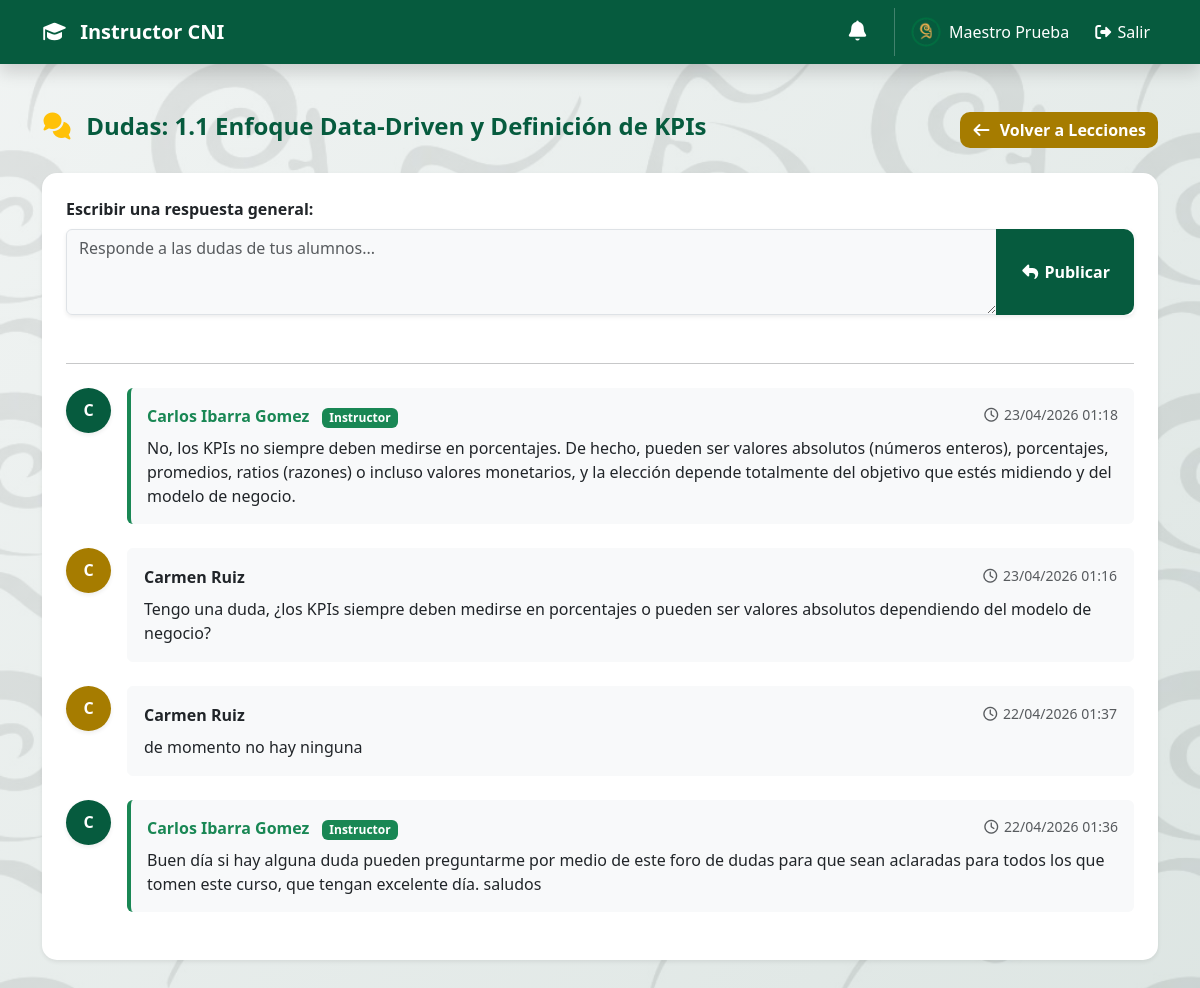
The app's page /Client/Ver_Comentarios.php?leccion_id=1 (signed in) with its own data.
### tables this page shows
CREATE TABLE `lecciones` (
  `id` int(11) NOT NULL,
  `curso_id` int(11) DEFAULT NULL,
  `titulo` varchar(150) NOT NULL,
  `contenido_url` varchar(255) DEFAULT NULL,
  `pdf_ruta` varchar(255) DEFAULT NULL,
  `tiene_tarea` tinyint(1) DEFAULT 0
);

CREATE TABLE `comentarios` (
  `id` int(11) NOT NULL,
  `leccion_id` int(11) NOT NULL,
  `usuario_id` int(11) NOT NULL,
  `comentario` text NOT NULL,
  `fecha` timestamp NOT NULL DEFAULT current_timestamp()
);

CREATE TABLE `usuarios` (
  `id` int(11) NOT NULL,
  `nombre` varchar(100) NOT NULL,
  `email` varchar(100) NOT NULL,
  `password` varchar(255) NOT NULL,
  `rol` enum('estudiante','instructor','admin') NOT NULL,
  `fecha_registro` timestamp NOT NULL DEFAULT current_timestamp()
);

### Client/Includes/Comentario.php (called while the page is built, shortened)
<?php
class Comentario {
    private $db;
    public function __construct($conexion) {
        $this->db = $conexion;
    }
    public function obtenerPorLeccion($leccion_id) {
        $leccion = mysqli_real_escape_string($this->db, $leccion_id);
        $sql = "SELECT c.*, u.nombre, u.rol
                FROM comentarios c
                INNER JOIN usuarios u ON c.usuario_id = u.id
                WHERE c.leccion_id = '$leccion'
                ORDER BY c.fecha DESC";
        return mysqli_query($this->db, $sql);
    }
}
?>

### Client/Ver_Comentarios.php (the view, shortened to what this page needs)
<?php
include 'Includes/header.php';
require_once __DIR__ . '/Includes/Comentario.php';
$conexion = ConexionDB::obtenerConexion();
$comentarioObj = new Comentario($conexion);
$leccion_id = mysqli_real_escape_string($conexion, $_GET['leccion_id']);
$curso_id = mysqli_real_escape_string($conexion, $_GET['curso_id']);
$res_lec = mysqli_query($conexion, "SELECT titulo FROM lecciones WHERE id = '$leccion_id'");
$leccion = mysqli_fetch_assoc($res_lec);
$comentarios = $comentarioObj->obtenerPorLeccion($leccion_id);
?>
<div class="container mt-5">
    <div class="d-flex justify-content-between align-items-center mb-4">
        <h4 class="fw-bold" style="color: #065b3e;">
            <i class="fa-solid fa-comments text-warning me-2"></i> Dudas: <?php echo $leccion['titulo']; ?>
        </h4>
        <a href="Nueva_Leccion.php?curso_id=<?php echo $curso_id; ?>" class="btn btn-uabc-gold">
            <i class="fa-solid fa-arrow-left me-1"></i> Volver a Lecciones
        </a>
    </div>
    <div class="card shadow-sm border-0" style="border-radius: 15px;">
        <div class="card-body p-4">
            <form action="Includes/Comentario.php" method="POST" class="mb-5">
                <label class="fw-bold mb-2">Escribir una respuesta general:</label>
                <div class="input-group shadow-sm rounded">
                    <textarea name="comentario" class="form-control bg-light" rows="3" placeholder="Responde a las dudas de tus alumnos..." required></textarea>
                    <button class="btn btn-uabc-green fw-bold px-4" type="submit"><i class="fa-solid fa-reply"></i> Publicar</button>
                </div>
            </form>
            <hr>
            <div class="mt-4">
                <?php if(mysqli_num_rows($comentarios) > 0): ?>
                    <?php while($com = mysqli_fetch_assoc($comentarios)):
                        $es_maestro = ($com['rol'] == 'instructor');
                    ?>
                        <div class="d-flex mb-4">
                            <div class="me-3">
                                <div class="rounded-circle d-flex align-items-center justify-content-center text-white fw-bold shadow-sm"
                                     style="width: 45px; height: 45px; background-color: <?php echo $es_maestro ? '#065b3e' : '#a67c00'; ?>;">
                                    <?php echo substr($com['nombre'], 0, 1); ?>
                                </div>
                            </div>
                            <div class="w-100 p-3 rounded bg-light <?php echo $es_maestro ? 'border-start border-success border-4' : 'border border-light'; ?>">
                                <div class="d-flex justify-content-between mb-2">
                                    <strong class="<?php echo $es_maestro ? 'text-success' : 'text-dark'; ?>">
                                        <?php echo $com['nombre']; ?>
                                        <?php if($es_maestro) echo '<span class="badge bg-success ms-2">Instructor</span>'; ?>
                                    </strong>
                                    <small class="text-muted"><i class="fa-regular fa-clock me-1"></i><?php echo date('d/m/Y H:i', strtotime($com['fecha'])); ?></small>
                                </div>
                                <p class="mb-0"><?php echo nl2br($com['comentario']); ?></p>
                            </div>
                        </div>
                    <?php endwhile; ?>
                <?php endif; ?>
            </div>
        </div>
    </div>
</div>
<?php include 'Includes/Footer.php'; ?>

### Client/Includes/Header.php (style rules this page uses)
body { background: linear-gradient(135deg, rgba(240, 244, 243, 0.8) 0%, rgba(216, 226, 223, 0.8) 100%), url("../Assets/Img/FondoCimarron.jpg"); background-size: cover; background-position: center; background-repeat: repeat; background-attachment: fixed; min-height: 100vh; }
.btn-uabc-gold { background-color: #a67c00; color: white; border-radius: 10px; font-weight: bold; transition: all 0.3s; border: none; }
.btn-uabc-green { background-color: #065b3e; color: white; border-radius: 10px; font-weight: bold; transition: all 0.3s; border: none; }

### records on screen
lecciones: titulo "1.1 Enfoque Data-Driven y Definición de KPIs"
comentarios: usuario.nombre "C", usuario.nombre "Carlos Ibarra Gomez", shows "Instructor", fecha "23/04/2026 01:18", comentario "No, los KPIs no siempre deben medirse en porcentajes. De hecho, pueden ser valores absolutos (números enteros), porcentajes, promedios, ratios (razones) o incluso valores monetarios, y la elección depende totalmente del objetivo que estés midiendo y del modelo de negocio."
comentarios: usuario.nombre "C", usuario.nombre "Carmen Ruiz", fecha "23/04/2026 01:16", comentario "Tengo una duda, ¿los KPIs siempre deben medirse en porcentajes o pueden ser valores absolutos dependiendo del modelo de negocio?"
comentarios: usuario.nombre "C", usuario.nombre "Carmen Ruiz", fecha "22/04/2026 01:37", comentario "de momento no hay ninguna"
comentarios: usuario.nombre "C", usuario.nombre "Carlos Ibarra Gomez", shows "Instructor", fecha "22/04/2026 01:36", comentario "Buen día si hay alguna duda pueden preguntarme por medio de este foro de dudas para que sean aclaradas para todos los que tomen este curso, que tengan excelente día. saludos"

### other values on screen
$_SESSION['nombre'] "Maestro Prueba"
